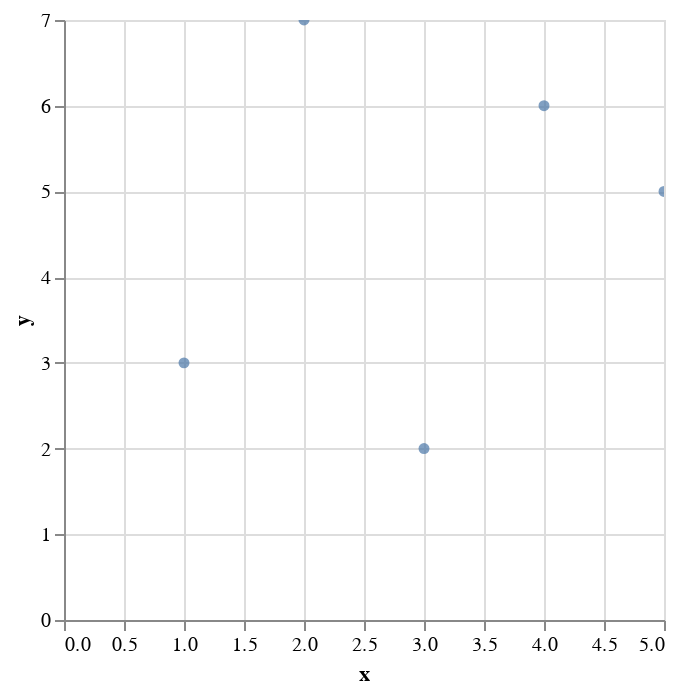

Notebook cell for this chart:
### Code cell
import altair as alt
import pandas as pd

# Create a DataFrame
data = pd.DataFrame({
    'x': [1, 2, 3, 4, 5],
    'y': [3, 7, 2, 6, 5]
})

# Create a chart
chart = alt.Chart(data).mark_circle().encode(
    x='x',
    y='y',
    tooltip=['x', 'y']
).interactive()  # Make the chart interactive

# Show the chart
chart.show()

### Figure 1 — Vega-Lite specification as saved in the notebook (floating-point values rounded to 4 significant figures)
{"config": {"view": {"continuousWidth": 300, "continuousHeight": 300}}, "data": {"name": "data-75b5ef2a949c5c5a53e8fabbc9e03b0c"}, "mark": {"type": "circle"}, "encoding": {"tooltip": [{"field": "x", "type": "quantitative"}, {"field": "y", "type": "quantitative"}], "x": {"field": "x", "type": "quantitative"}, "y": {"field": "y", "type": "quantitative"}}, "params": [{"name": "param_1", "select": {"type": "interval", "encodings": ["x", "y"]}, "bind": "scales"}], "$schema": "https://vega.github.io/schema/vega-lite/v5.17.0.json", "datasets": {"data-75b5ef2a949c5c5a53e8fabbc9e03b0c": [{"x": 1, "y": 3}, {"x": 2, "y": 7}, {"x": 3, "y": 2}, {"x": 4, "y": 6}, {"x": 5, "y": 5}]}}
